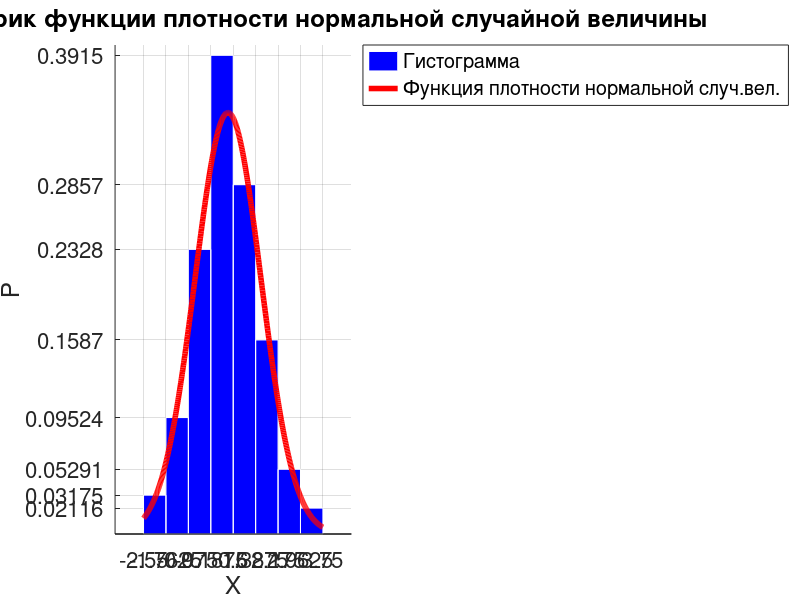
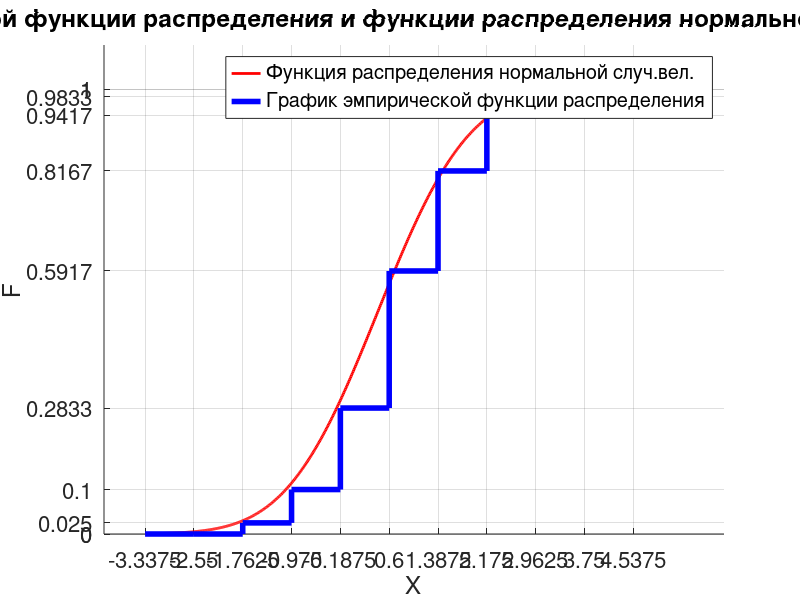

MATLAB code to generate these figures, in order:
pkg load statistics

EPS = 1e-6;


X = [-0.68, 0.71, 2.27, 0.38, 0.14, 0.06, 1.21, -0.59, 0.44, 1.98, 1.00, ...
       -0.88, -0.08, 1.87, -0.74, 0.83, -1.45, 0.58, 0.48, 3.26, 0.02, 0.26, ...
        2.96, 1.78, 0.58, 0.08, -1.60, 1.26, 1.28, -0.36, 0.15, -0.38, -1.04, ...
        0.95, -2.17, -0.30, 1.09, 0.39, 1.06, 0.98, -2.55, 2.62, -1.58, 3.75, ...
       -1.43, 0.92, 2.75, -0.55, 1.48, -0.96, 0.50, 2.67, -0.58, 0.41, -0.46, ...
       -0.48, 1.68, -0.08, 1.76, 0.08, -1.15, 0.66, 1.54, 0.17, -0.20, 1.34, ...
        1.08, 1.59, -0.05, 0.15, -0.35, 0.58, -0.87, 1.73, -0.27, 0.00, -0.67, ...
        0.13, 1.75, -0.59, 1.31, 1.20, 0.53, 0.14, -0.35, 1.00, -0.01, 0.21, ...
        1.58, -0.02, 1.28, 1.34, -1.66, 0.30, 0.08, 0.66, -0.26, 1.54, 1.22, ...
        1.24, 0.11, 0.79, -0.83, 1.41, 0.17, 0.55, 1.60, 1.26, 1.06, 0.39, ...
        -0.77, 1.49, 0.92, -1.58, 1.19, 0.13, 0.26, -2.14, 0.08, -1.75];

Xmin = min(X);
Xmax = max(X);

fprintf("----------------------------------------\n")
fprintf("Минимальное значение выборки: %d \n", Xmin)
fprintf("Максимальное значение выборки: %d \n", Xmax)
fprintf("----------------------------------------\n")

R = Xmax - Xmin;
printf("Размах выборки: %d \n", R);

N = length(X);
mu = mean(X);
sigma2 = var(X);
sigma = sqrt(sigma2);
correctedSigma2 = N / (N - 1) * sigma2;

fprintf("----------------------------------------\n")
fprintf("Оценка математического ожидания: %f \n", mu)
fprintf("Смещенная оценка дисперсии: %f \n", sigma2)
fprintf("Исправленная оценка дисперсии: %f \n", correctedSigma2)

m = floor(log2(N)) + 2;

intervalBounds = [];
tmp = Xmin;
intervalDelta = R / m;
for i = 1:(m + 1)
  intervalBounds(i) = tmp;
  tmp += intervalDelta;
end

intervalValuesNum = [];

for i = 1:(m - 1)
  tmpCount = 0;
  
  for j = 1:N
    if ((intervalBounds(i) < X(j)) || (abs(intervalBounds(i) - X(j)) < EPS)) ...
      && (X(j) < intervalBounds(i + 1))
      tmpCount += 1;
    endif
  endfor
  
  intervalValuesNum(i) = tmpCount;
endfor

tmpCount = 0;

for j = 1:N
  if (intervalBounds(m) < X(j) || abs(intervalBounds(m) - X(j)) < EPS) && ...
        (X(j) < intervalBounds(m + 1) || abs(intervalBounds(m + 1) - X(j)) < EPS)
    tmpCount += 1;
  endif
endfor

intervalValuesNum(m) = tmpCount;

fprintf("----------------------------------------\n");
fprintf("(г) группировка значений выборки в m = [log_2 n] + 2 интервала:\n");

for i = 1:(m - 1)
  fprintf("    [%f : %f) - %d значений\n",intervalBounds(i), ...
                              intervalBounds(i + 1), intervalValuesNum(i));
end

fprintf("    [%f : %f] - %d значений\n", intervalBounds(m), ...
                                intervalBounds(m + 1), intervalValuesNum(m));

fprintf("----------------------------------------\n");


fprintf("(д) построение гистограммы и графика функции плотности\n");
fprintf("    распределения вероятностей нормальной случайной величины\n");

figure('position',[100,100,1600,1200]);
title ("Гистограмма и график функции плотности нормальной случайной величины");
hold on;
grid on;
        
middleIntervalValues = zeros(1, m);
intervalHeight = zeros(1, m);

for i = 1:m
  intervalHeight(i) = intervalValuesNum(i) / (N * intervalDelta);
endfor

for i = 1:m
  middleIntervalValues(i) = intervalBounds(i + 1) - (intervalDelta / 2);
endfor

fprintf("    высоты столбцов гистограммы:\n");

for i = 1:m
  fprintf("    [%d] : %f\n", i, intervalHeight(i));
endfor

set(gca, "xtick", intervalBounds);
set(gca, "ytick", intervalHeight);
set(gca, "xlim", [min(intervalBounds) - 1, max(intervalBounds) + 1]);
set(gca, "fontsize", 16)
bar(middleIntervalValues, intervalHeight, 1, "facecolor", "blue", ... 
    "edgecolor", "w", "displayname", "Гистограмма");


rangeX = Xmin:(sigma / 100):Xmax;
normalPdf = normpdf(rangeX, mu, sigma);
plot(rangeX, normalPdf, "color", "r", "linewidth", 4, "displayname",  ...
     "Функция плотности нормальной случ.вел.");

myLegend = legend ("location", "northeastoutside");
legend(myLegend, "location", "northeastoutside");
xlabel('X')
ylabel('P')
print -djpg hist.jpg
hold off;

fprintf("----------------------------------------\n");
fprintf("Значения эмпирической функции распределения в точках:\n");

figure('position',[100,100,1600,1200]);
title ("График эмпирической функции распределения и функции распределения нормальной случайной величины");
hold on;
grid on;

m += 2;
intervalCumHeigth = zeros(1, m + 1);

intervalBounds = [(Xmin - intervalDelta) intervalBounds (Xmax + intervalDelta)];
intervalValuesNum = [0 0 intervalValuesNum 0];

curHeigth = 0;

for i = 2:m
  curHeigth += intervalValuesNum(i);
  intervalCumHeigth(i) = curHeigth / N;
end

intervalCumHeigth(m + 1) = 1;

rangeNormX = (Xmin - intervalDelta):(sigma / 100):(Xmax + intervalDelta);
normCdf = normcdf(rangeNormX, mu, sigma);
plot(rangeNormX, normCdf, "color", "r", "linewidth", 2, "displayname",  ...
     "Функция распределения нормальной случ.вел.");

for i = 2:m
  fprintf("x = %f : F(x) = %f\n", intervalBounds(i), intervalCumHeigth(i));
end

set(gca, "xtick", intervalBounds);
set(gca, "ylim", [0, 1.1]);
set(gca, "ytick", intervalCumHeigth);
set(gca, "fontsize", 16)
stairs(intervalBounds, intervalCumHeigth, "color", "blue", "linewidth", 4, ...
      "displayname", "График эмпирической функции распределения");

myLegend = legend ("location", "northeast");
legend(myLegend, "location", "northeast");
xlabel('X')
ylabel('F')
print -djpg cdf.jpg
hold off;